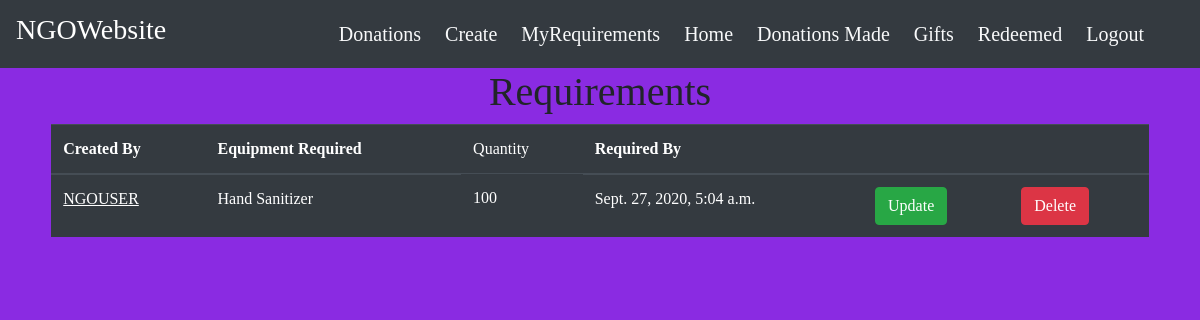
Screenshot of /ngo_req/ (signed in) with the database file from the repository.
### main/models.py (models this page shows, shortened)
class Requirements(models.Model):
    EQUIPMENTS = (
        ('Thermometer', 'Thermometer'),
        ('Oximeter', 'Oximeter'),
        ('KN95 Mask', 'KN95 Mask'),
        ('PPE Kit', 'PPE Kit'),
        ('3M Mask', '3M Mask'),
        ('Protective Goggles', 'Protective Goggles'),
        ('Hand Sanitizer', 'Hand Sanitizer'),
        ('Gloves', 'Gloves'),
        ('Face Shield', 'Face Shield'),
        ('Test Kit', 'Test Kit'),
        ('Ventilators', 'Ventilators'),
        ('Beds', 'Beds'),
        ('Medicines', 'Medicines'),
        ('Others', 'Others'),
    )
    created_by = models.ForeignKey(User, on_delete=models.CASCADE)
    equipments = models.CharField(max_length=32,choices=EQUIPMENTS, blank=False)
    quantity = models.IntegerField(default=1, blank=False)
    description = models.TextField(blank=True)
    reason = models.CharField(max_length=255,blank=False)
    required_by = models.DateTimeField(default=timezone.now)
    additional = models.CharField(max_length=255,blank=True)

class User(AbstractUser):
    mobile_number = models.CharField(max_length=10)
    address = models.CharField(max_length=150)
    city =  models.CharField(max_length=50)
    pincode = models.CharField(max_length=10)
    is_NGO = models.BooleanField(default=False)
    is_Donor = models.BooleanField(default=False)
    credit = models.IntegerField(default=0)

### main/decorators.py (the view)
    def wrapper_func(request, *args, **kwargs):
        user = request.user
        if user.is_NGO:
            return view_func(request, *args, **kwargs)
        else:
            return redirect('/')

### main/views.py (called while the page is built)
@login_required
@ngo_required
def ngo_req(request):
    requirements = Requirements.objects.filter(created_by=request.user)
    context = {
        'requirements':requirements
    }
    return render(request, 'main/display_requirements.html', context)

### main/templates/main/display_requirements.html
{% extends "main/layout.html" %}
{% block content %}
<div class="list">
    {% if requirements %}
    <h1 class="text-center">Requirements</h1>
    <div class="row">
        <div class="col-sm-11 m-auto">
            <div class="table-responsive">
                <table class="table table-dark">
                    <thead>
                    <tr>
                        <th scope="col">Created By</th>
                        <th scope="col">Equipment Required</th>
                        <td scope="col">Quantity</td>
                        <th scope="col">Required By</th>
                        <th></th>
                        <th></th>
                    </tr>
                    </thead>
                    <tbody>
                        {% for requirement in requirements %}
                    <tr>
                        <td><a href="#" class="text-white"><u>{{  requirement.created_by }}</u></a></td>
                        <td>{{ requirement.equipments }}</td>
                        <td>{{ requirement.quantity }}</td>
                        <td>{{ requirement.required_by }}</td>
                        {% if user.is_NGO %}
                        <td><a class="btn btn-success" href="{% url 'main:update' requirement.id %}">Update</a></td>
                        <td><a class="btn btn-danger" href="{% url 'main:delete' requirement.id %}">Delete</a></td>
                        {% endif %}
                    </tr>
                        {% endfor %}
                    </tbody>
                </table>
            </div>
        </div>
    </div>
    {% else %}
        <h3 class="text-center text-light">No Requirements</h3>
    {% endif %}
</div>
{% endblock content %}

### main/static/main/styles.css (style rules this page uses)
body { text-align: center; background-color:blueviolet !important; background-position: center; background-size: cover !important; font-family: cursive !important; }
h1, h2, h3, h4, h5, h6 { font-family: cursive !important; }

### rows the page displays
Requirements: created_by "NGOUSER", equipments "Hand Sanitizer", quantity "100", required_by "Sept. 27, 2020, 5:04 a.m."
